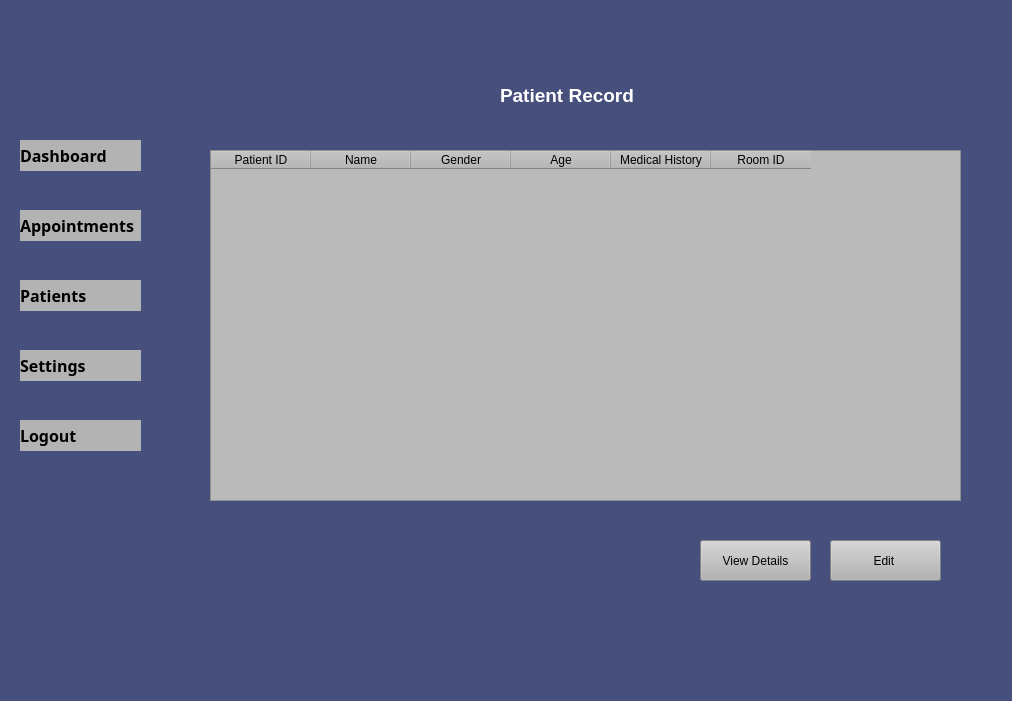
<?xml version="1.0" encoding="UTF-8"?>
<ui version="4.0">
 <class>DB_Screen_1</class>
 <widget class="QMainWindow" name="DB_Screen_1">
  <property name="geometry">
   <rect>
    <x>0</x>
    <y>0</y>
    <width>1012</width>
    <height>701</height>
   </rect>
  </property>
  <property name="palette">
   <palette>
    <active>
     <colorrole role="Button">
      <brush brushstyle="SolidPattern">
       <color alpha="255">
        <red>71</red>
        <green>79</green>
        <blue>125</blue>
       </color>
      </brush>
     </colorrole>
     <colorrole role="Base">
      <brush brushstyle="SolidPattern">
       <color alpha="255">
        <red>71</red>
        <green>79</green>
        <blue>125</blue>
       </color>
      </brush>
     </colorrole>
     <colorrole role="Window">
      <brush brushstyle="SolidPattern">
       <color alpha="255">
        <red>71</red>
        <green>79</green>
        <blue>125</blue>
       </color>
      </brush>
     </colorrole>
    </active>
    <inactive>
     <colorrole role="Button">
      <brush brushstyle="SolidPattern">
       <color alpha="255">
        <red>71</red>
        <green>79</green>
        <blue>125</blue>
       </color>
      </brush>
     </colorrole>
     <colorrole role="Base">
      <brush brushstyle="SolidPattern">
       <color alpha="255">
        <red>71</red>
        <green>79</green>
        <blue>125</blue>
       </color>
      </brush>
     </colorrole>
     <colorrole role="Window">
      <brush brushstyle="SolidPattern">
       <color alpha="255">
        <red>71</red>
        <green>79</green>
        <blue>125</blue>
       </color>
      </brush>
     </colorrole>
    </inactive>
    <disabled>
     <colorrole role="Button">
      <brush brushstyle="SolidPattern">
       <color alpha="255">
        <red>71</red>
        <green>79</green>
        <blue>125</blue>
       </color>
      </brush>
     </colorrole>
     <colorrole role="Base">
      <brush brushstyle="SolidPattern">
       <color alpha="255">
        <red>71</red>
        <green>79</green>
        <blue>125</blue>
       </color>
      </brush>
     </colorrole>
     <colorrole role="Window">
      <brush brushstyle="SolidPattern">
       <color alpha="255">
        <red>71</red>
        <green>79</green>
        <blue>125</blue>
       </color>
      </brush>
     </colorrole>
    </disabled>
   </palette>
  </property>
  <property name="font">
   <font>
    <pointsize>10</pointsize>
   </font>
  </property>
  <property name="windowTitle">
   <string>MainWindow</string>
  </property>
  <property name="styleSheet">
   <string notr="true">border-color: rgb(0, 0, 0);
background-color: rgb(71, 79, 125);</string>
  </property>
  <widget class="QWidget" name="centralwidget">
   <widget class="QTableWidget" name="tableWidget">
    <property name="geometry">
     <rect>
      <x>210</x>
      <y>150</y>
      <width>751</width>
      <height>351</height>
     </rect>
    </property>
    <property name="styleSheet">
     <string notr="true">background-color: rgb(186, 186, 186);
</string>
    </property>
    <property name="gridStyle">
     <enum>Qt::DashDotLine</enum>
    </property>
    <column>
     <property name="text">
      <string>Patient ID</string>
     </property>
    </column>
    <column>
     <property name="text">
      <string>Name</string>
     </property>
    </column>
    <column>
     <property name="text">
      <string>Gender</string>
     </property>
    </column>
    <column>
     <property name="text">
      <string>Age</string>
     </property>
    </column>
    <column>
     <property name="text">
      <string>Medical History</string>
     </property>
    </column>
    <column>
     <property name="text">
      <string>Room ID</string>
     </property>
    </column>
   </widget>
   <widget class="QLabel" name="label">
    <property name="geometry">
     <rect>
      <x>500</x>
      <y>70</y>
      <width>191</width>
      <height>51</height>
     </rect>
    </property>
    <property name="palette">
     <palette>
      <active>
       <colorrole role="WindowText">
        <brush brushstyle="SolidPattern">
         <color alpha="255">
          <red>255</red>
          <green>255</green>
          <blue>255</blue>
         </color>
        </brush>
       </colorrole>
       <colorrole role="Button">
        <brush brushstyle="SolidPattern">
         <color alpha="255">
          <red>71</red>
          <green>79</green>
          <blue>125</blue>
         </color>
        </brush>
       </colorrole>
       <colorrole role="Text">
        <brush brushstyle="SolidPattern">
         <color alpha="255">
          <red>255</red>
          <green>255</green>
          <blue>255</blue>
         </color>
        </brush>
       </colorrole>
       <colorrole role="ButtonText">
        <brush brushstyle="SolidPattern">
         <color alpha="255">
          <red>255</red>
          <green>255</green>
          <blue>255</blue>
         </color>
        </brush>
       </colorrole>
       <colorrole role="Base">
        <brush brushstyle="SolidPattern">
         <color alpha="255">
          <red>71</red>
          <green>79</green>
          <blue>125</blue>
         </color>
        </brush>
       </colorrole>
       <colorrole role="Window">
        <brush brushstyle="SolidPattern">
         <color alpha="255">
          <red>71</red>
          <green>79</green>
          <blue>125</blue>
         </color>
        </brush>
       </colorrole>
      </active>
      <inactive>
       <colorrole role="WindowText">
        <brush brushstyle="SolidPattern">
         <color alpha="255">
          <red>255</red>
          <green>255</green>
          <blue>255</blue>
         </color>
        </brush>
       </colorrole>
       <colorrole role="Button">
        <brush brushstyle="SolidPattern">
         <color alpha="255">
          <red>71</red>
          <green>79</green>
          <blue>125</blue>
         </color>
        </brush>
       </colorrole>
       <colorrole role="Text">
        <brush brushstyle="SolidPattern">
         <color alpha="255">
          <red>255</red>
          <green>255</green>
          <blue>255</blue>
         </color>
        </brush>
       </colorrole>
       <colorrole role="ButtonText">
        <brush brushstyle="SolidPattern">
         <color alpha="255">
          <red>255</red>
          <green>255</green>
          <blue>255</blue>
         </color>
        </brush>
       </colorrole>
       <colorrole role="Base">
        <brush brushstyle="SolidPattern">
         <color alpha="255">
          <red>71</red>
          <green>79</green>
          <blue>125</blue>
         </color>
        </brush>
       </colorrole>
       <colorrole role="Window">
        <brush brushstyle="SolidPattern">
         <color alpha="255">
          <red>71</red>
          <green>79</green>
          <blue>125</blue>
         </color>
        </brush>
       </colorrole>
      </inactive>
      <disabled>
       <colorrole role="WindowText">
        <brush brushstyle="SolidPattern">
         <color alpha="255">
          <red>255</red>
          <green>255</green>
          <blue>255</blue>
         </color>
        </brush>
       </colorrole>
       <colorrole role="Button">
        <brush brushstyle="SolidPattern">
         <color alpha="255">
          <red>71</red>
          <green>79</green>
          <blue>125</blue>
         </color>
        </brush>
       </colorrole>
       <colorrole role="Text">
        <brush brushstyle="SolidPattern">
         <color alpha="255">
          <red>255</red>
          <green>255</green>
          <blue>255</blue>
         </color>
        </brush>
       </colorrole>
       <colorrole role="ButtonText">
        <brush brushstyle="SolidPattern">
         <color alpha="255">
          <red>255</red>
          <green>255</green>
          <blue>255</blue>
         </color>
        </brush>
       </colorrole>
       <colorrole role="Base">
        <brush brushstyle="SolidPattern">
         <color alpha="255">
          <red>71</red>
          <green>79</green>
          <blue>125</blue>
         </color>
        </brush>
       </colorrole>
       <colorrole role="Window">
        <brush brushstyle="SolidPattern">
         <color alpha="255">
          <red>71</red>
          <green>79</green>
          <blue>125</blue>
         </color>
        </brush>
       </colorrole>
      </disabled>
     </palette>
    </property>
    <property name="font">
     <font>
      <pointsize>14</pointsize>
      <weight>75</weight>
      <bold>true</bold>
     </font>
    </property>
    <property name="styleSheet">
     <string notr="true">color: rgb(255, 255, 255);</string>
    </property>
    <property name="text">
     <string>Patient Record</string>
    </property>
   </widget>
   <widget class="QPushButton" name="pushButton">
    <property name="geometry">
     <rect>
      <x>700</x>
      <y>540</y>
      <width>111</width>
      <height>41</height>
     </rect>
    </property>
    <property name="styleSheet">
     <string notr="true">background-color: rgb(179, 179, 179);</string>
    </property>
    <property name="text">
     <string>View Details</string>
    </property>
   </widget>
   <widget class="QPushButton" name="pushButton_2">
    <property name="geometry">
     <rect>
      <x>830</x>
      <y>540</y>
      <width>111</width>
      <height>41</height>
     </rect>
    </property>
    <property name="styleSheet">
     <string notr="true">background-color: rgb(179, 179, 179);</string>
    </property>
    <property name="text">
     <string>Edit </string>
    </property>
   </widget>
   <widget class="QLabel" name="label_2">
    <property name="geometry">
     <rect>
      <x>20</x>
      <y>140</y>
      <width>121</width>
      <height>31</height>
     </rect>
    </property>
    <property name="font">
     <font>
      <family>Perpetua</family>
      <pointsize>12</pointsize>
      <weight>75</weight>
      <bold>true</bold>
     </font>
    </property>
    <property name="cursor">
     <cursorShape>ArrowCursor</cursorShape>
    </property>
    <property name="contextMenuPolicy">
     <enum>Qt::PreventContextMenu</enum>
    </property>
    <property name="acceptDrops">
     <bool>false</bool>
    </property>
    <property name="styleSheet">
     <string notr="true">background-color: rgb(179, 179, 179);</string>
    </property>
    <property name="text">
     <string>Dashboard</string>
    </property>
   </widget>
   <widget class="QLabel" name="label_3">
    <property name="geometry">
     <rect>
      <x>20</x>
      <y>420</y>
      <width>121</width>
      <height>31</height>
     </rect>
    </property>
    <property name="font">
     <font>
      <family>Perpetua</family>
      <pointsize>12</pointsize>
      <weight>75</weight>
      <bold>true</bold>
     </font>
    </property>
    <property name="cursor">
     <cursorShape>ArrowCursor</cursorShape>
    </property>
    <property name="contextMenuPolicy">
     <enum>Qt::PreventContextMenu</enum>
    </property>
    <property name="acceptDrops">
     <bool>false</bool>
    </property>
    <property name="styleSheet">
     <string notr="true">background-color: rgb(179, 179, 179);</string>
    </property>
    <property name="text">
     <string>Logout</string>
    </property>
   </widget>
   <widget class="QLabel" name="label_4">
    <property name="geometry">
     <rect>
      <x>20</x>
      <y>350</y>
      <width>121</width>
      <height>31</height>
     </rect>
    </property>
    <property name="font">
     <font>
      <family>Perpetua</family>
      <pointsize>12</pointsize>
      <weight>75</weight>
      <bold>true</bold>
     </font>
    </property>
    <property name="cursor">
     <cursorShape>ArrowCursor</cursorShape>
    </property>
    <property name="contextMenuPolicy">
     <enum>Qt::PreventContextMenu</enum>
    </property>
    <property name="acceptDrops">
     <bool>false</bool>
    </property>
    <property name="styleSheet">
     <string notr="true">background-color: rgb(179, 179, 179);</string>
    </property>
    <property name="text">
     <string>Settings</string>
    </property>
   </widget>
   <widget class="QLabel" name="label_5">
    <property name="geometry">
     <rect>
      <x>20</x>
      <y>280</y>
      <width>121</width>
      <height>31</height>
     </rect>
    </property>
    <property name="font">
     <font>
      <family>Perpetua</family>
      <pointsize>12</pointsize>
      <weight>75</weight>
      <bold>true</bold>
     </font>
    </property>
    <property name="cursor">
     <cursorShape>ArrowCursor</cursorShape>
    </property>
    <property name="contextMenuPolicy">
     <enum>Qt::PreventContextMenu</enum>
    </property>
    <property name="acceptDrops">
     <bool>false</bool>
    </property>
    <property name="layoutDirection">
     <enum>Qt::LeftToRight</enum>
    </property>
    <property name="styleSheet">
     <string notr="true">background-color: rgb(179, 179, 179);</string>
    </property>
    <property name="text">
     <string>Patients</string>
    </property>
   </widget>
   <widget class="QLabel" name="label_6">
    <property name="geometry">
     <rect>
      <x>20</x>
      <y>210</y>
      <width>121</width>
      <height>31</height>
     </rect>
    </property>
    <property name="font">
     <font>
      <family>Perpetua</family>
      <pointsize>12</pointsize>
      <weight>75</weight>
      <bold>true</bold>
     </font>
    </property>
    <property name="cursor">
     <cursorShape>ArrowCursor</cursorShape>
    </property>
    <property name="contextMenuPolicy">
     <enum>Qt::PreventContextMenu</enum>
    </property>
    <property name="acceptDrops">
     <bool>false</bool>
    </property>
    <property name="styleSheet">
     <string notr="true">background-color: rgb(179, 179, 179);</string>
    </property>
    <property name="text">
     <string>Appointments</string>
    </property>
   </widget>
   <widget class="QLabel" name="label_7">
    <property name="geometry">
     <rect>
      <x>0</x>
      <y>0</y>
      <width>131</width>
      <height>101</height>
     </rect>
    </property>
    <property name="text">
     <string/>
    </property>
    <property name="pixmap">
     <pixmap>Screenshot 2024-09-10 212046.png</pixmap>
    </property>
   </widget>
  </widget>
  <widget class="QStatusBar" name="statusbar"/>
 </widget>
 <resources/>
 <connections/>
</ui>
